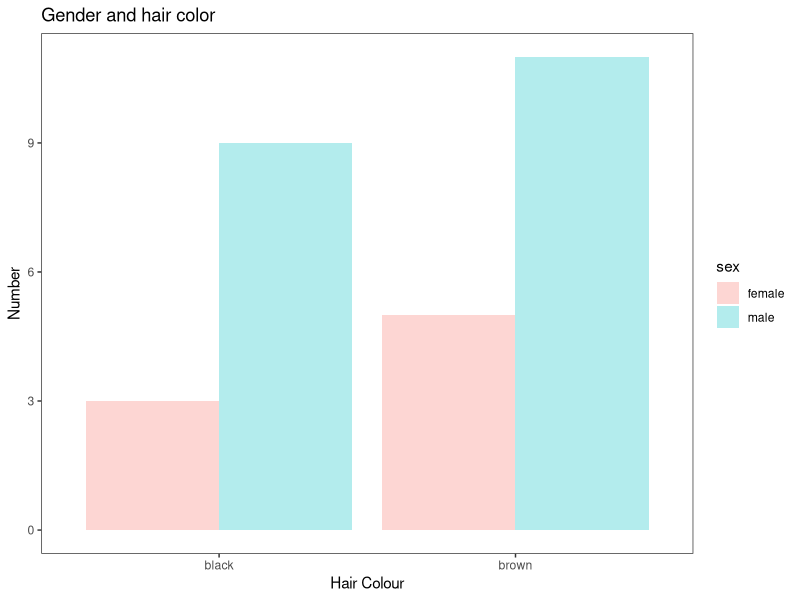
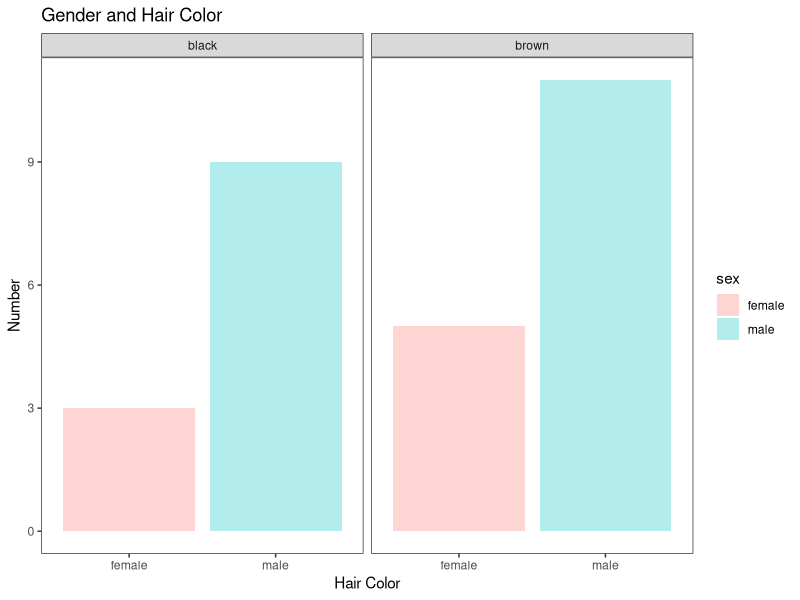

Write the R code that produced these figures, in order.
library(tidyverse)

View(starwars)

# Bar charts for 2 categorical variables.

starwars %>% 
  drop_na(sex) %>% 
  filter(hair_color %in% c("black", "brown"))  %>% 
  ggplot(aes(hair_color, fill=sex)) +
  geom_bar(position = "dodge", alpha = 0.3) +
  theme_bw() +
  theme(panel.grid.major = element_blank(),
        panel.grid.minor = element_blank()) +
  labs(x = "Hair Colour",
       y = "Number",
       title = "Gender and hair color")


# Another way 
starwars %>% 
  filter(hair_color %in% c("black", "brown")) %>% 
  drop_na(sex) %>% 
  ggplot(aes(sex)) +
  geom_bar(aes(fill = sex), alpha = 0.3) +
  facet_wrap(~hair_color) +
  theme_bw() +
  theme(panel.grid.major = element_blank(),
        panel.grid.minor = element_blank()) +
  labs(x = "Hair Color",
       y = "Number", 
       title = "Gender and Hair Color")

starwars %>% 
  filter(hair_color %in% c("black", "brown")) %>% 
  drop_na(sex) %>% 
  select(sex, hair_color) %>% 
  table()
